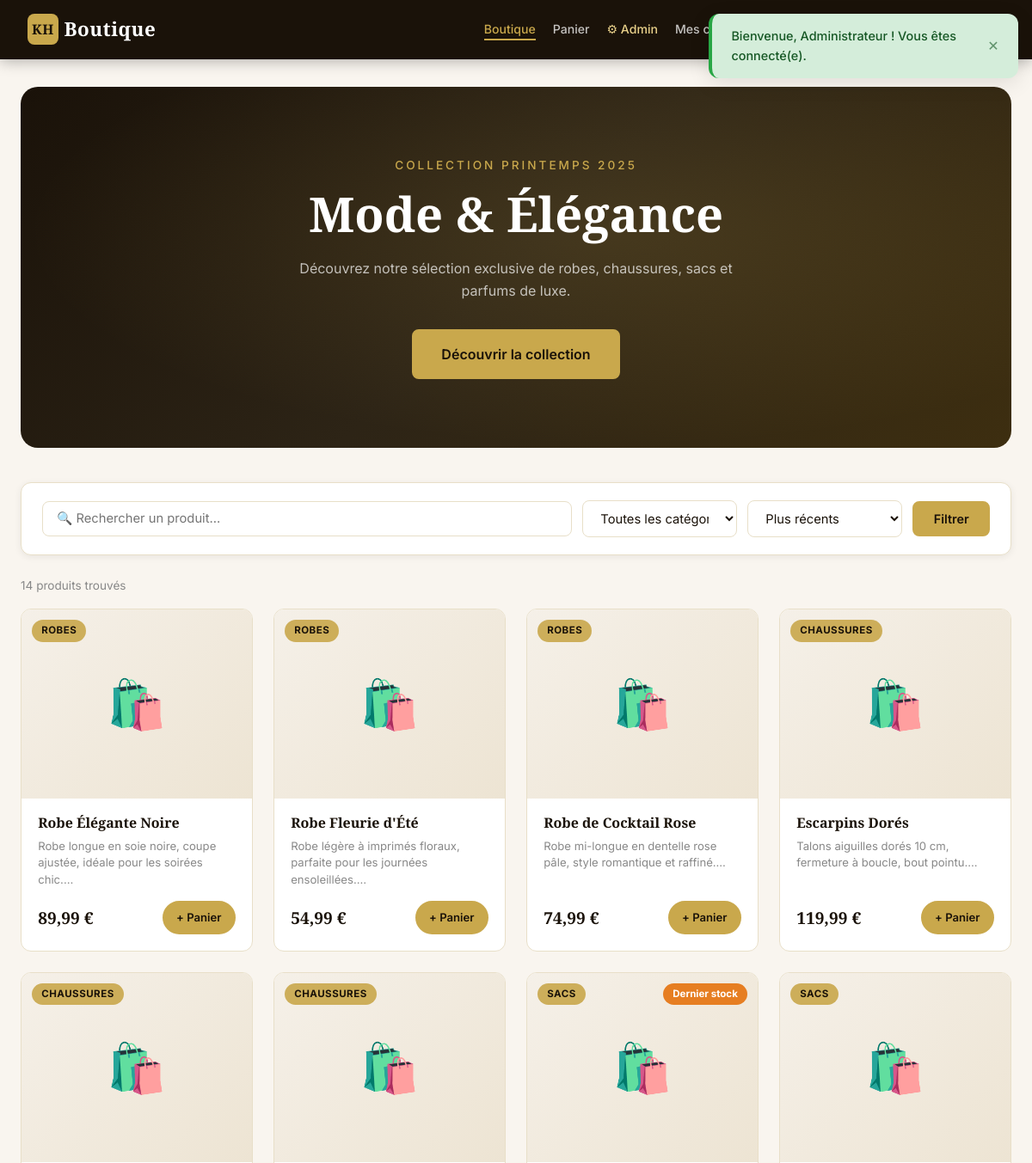
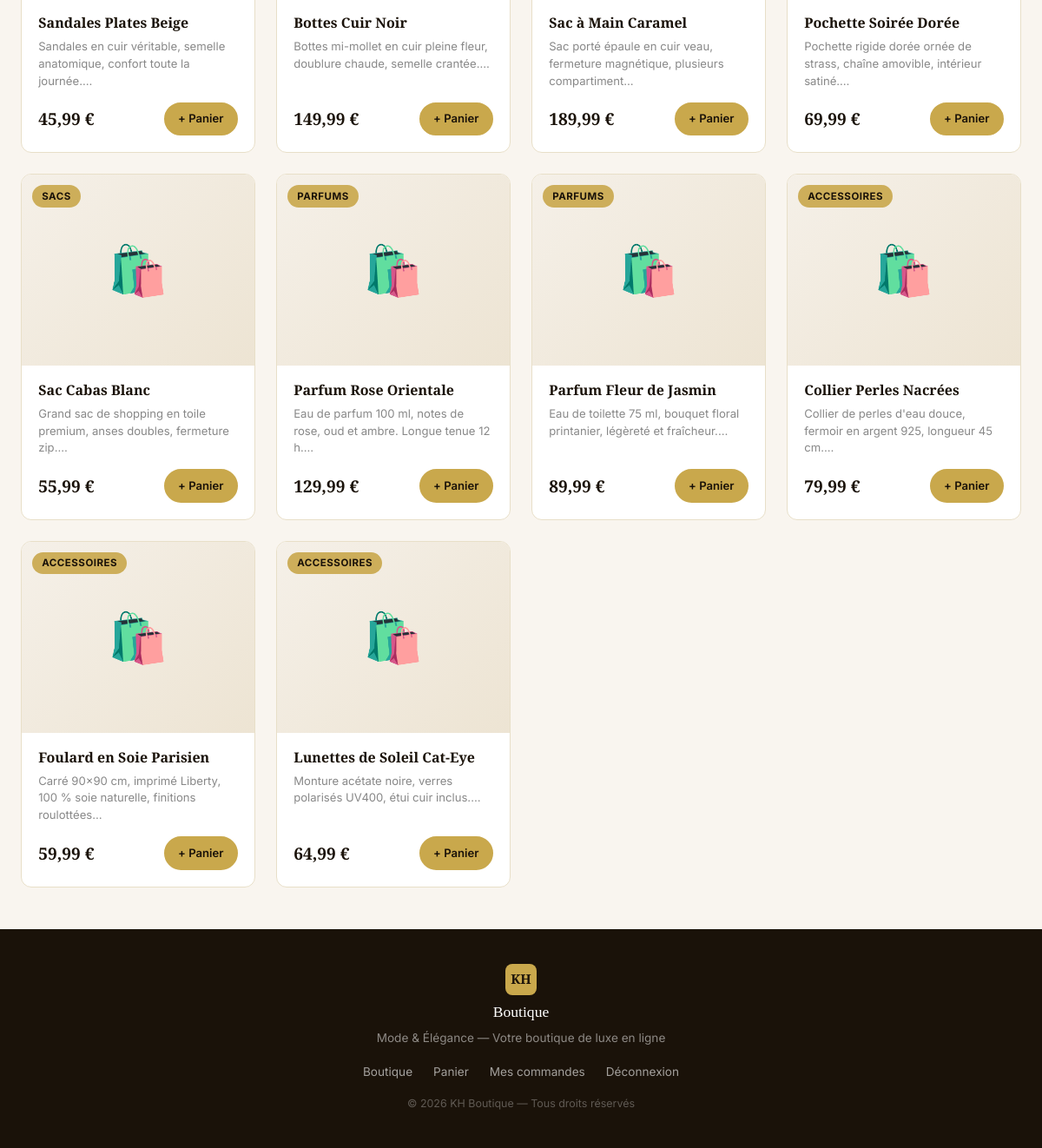
The page / (signed in) on the database its author committed (2 pictures, top to bottom).
### tables this page shows
CREATE TABLE produits (
  id           INT AUTO_INCREMENT PRIMARY KEY,
  nom          VARCHAR(200) NOT NULL,
  description  TEXT,
  prix         DECIMAL(10,2) NOT NULL,
  stock        INT NOT NULL DEFAULT 0,
  categorie_id INT,
  image_url    VARCHAR(500) DEFAULT NULL,
  created_at   DATETIME NOT NULL DEFAULT CURRENT_TIMESTAMP,
  FOREIGN KEY (categorie_id) REFERENCES categories(id) ON DELETE SET NULL
);

CREATE TABLE categories (
  id   INT AUTO_INCREMENT PRIMARY KEY,
  nom  VARCHAR(80) NOT NULL
);

### config/config.php (called while the page is built, shortened)
<?php
function e(string $str): string {
    return htmlspecialchars($str, ENT_QUOTES, 'UTF-8');
}

### index.php (the view, shortened to what this page needs)
<?php
require_once __DIR__ . '/config/config.php';
$pdo = getConnexion();
$q    = trim($_GET['q']    ?? '');
$sort = $_GET['sort'] ?? 'recent';
$params = [];
$sql = "
  SELECT p.*, c.nom AS categorie
  FROM produits p
  LEFT JOIN categories c ON p.categorie_id = c.id
  WHERE 1=1
";
$sql .= match($sort) {
    'prix_asc'  => ' ORDER BY p.prix ASC',
    'prix_desc' => ' ORDER BY p.prix DESC',
    default     => ' ORDER BY p.created_at DESC',
};
$stmt = $pdo->prepare($sql);
$stmt->execute($params);
$produits = $stmt->fetchAll();
require_once __DIR__ . '/includes/header.php';
?>
<section class="hero">
  <div class="hero-content">
    <p class="hero-sub">Collection Printemps 2025</p>
    <h1 class="hero-title">Mode &amp; Élégance</h1>
    <p class="hero-desc">Découvrez notre sélection exclusive de robes, chaussures, sacs et parfums de luxe.</p>
    <a href="#produits" class="btn btn-primary btn-lg">Découvrir la collection</a>
  </div>
</section>
<section class="filtres-section" id="produits">
  <form method="GET" action="<?= SITE_URL ?>/" class="filtres-form">
    <input type="text" name="q" placeholder="🔍 Rechercher un produit..."
           value="<?= e($q) ?>" class="filtres-search">
    <select name="cat" class="filtres-select">
      <option value="0">Toutes les catégories</option>
    </select>
    <select name="sort" class="filtres-select">
      <option value="recent"   <?= $sort === 'recent'    ? 'selected' : '' ?>>Plus récents</option>
    </select>
    <button type="submit" class="btn btn-primary">Filtrer</button>
  </form>
</section>
<section class="produits-section">
  <?php if (empty($produits)): ?>
    <div class="vide-state">
      <div class="vide-icon">🛍️</div>
      <h3>Aucun produit trouvé</h3>
      <p>Essayez d'autres mots-clés ou catégories.</p>
      <a href="<?= SITE_URL ?>/" class="btn btn-primary">Voir tout</a>
    </div>
  <?php else: ?>
    <p class="produits-count">
      <?= count($produits) ?> produit<?= count($produits) > 1 ? 's' : '' ?> trouvé<?= count($produits) > 1 ? 's' : '' ?>
    </p>
    <div class="produits-grid">
      <?php foreach ($produits as $p): ?>
        <article class="card-produit">
          <div class="produit-img-wrap">
            <?php if (!empty($p['image_url'])): ?>
              <div class="produit-img-placeholder" style="display:none">🛍️</div>
            <?php else: ?>
              <div class="produit-img-placeholder">🛍️</div>
            <?php endif; ?>
            <span class="cat-badge"><?= e($p['categorie'] ?? 'Autre') ?></span>
            <?php if ($p['stock'] <= 0): ?>
              <span class="badge-rupture">Rupture</span>
            <?php elseif ($p['stock'] <= 5): ?>
              <span class="badge-limited">Dernier stock</span>
            <?php endif; ?>
          </div>
          <div class="card-body">
            <h3 class="produit-nom"><?= e($p['nom']) ?></h3>
            <p class="produit-desc"><?= e(mb_substr($p['description'] ?? '', 0, 75)) ?>…</p>
            <div class="card-footer">
              <span class="prix"><?= number_format($p['prix'], 2, ',', ' ') ?> €</span>
              <?php if ($p['stock'] > 0): ?>
                <a href="<?= SITE_URL ?>/panier.php?action=ajouter&id=<?= $p['id'] ?>&return=<?= urlencode('/') ?>"
                   class="btn btn-primary btn-sm btn-cart">+ Panier</a>
              <?php else: ?>
                <span class="btn btn-disabled btn-sm">Indisponible</span>
              <?php endif; ?>
            </div>
          </div>
        </article>
      <?php endforeach; ?>
    </div>
  <?php endif; ?>
</section>
<?php require_once __DIR__ . '/includes/footer.php'; ?>

### rows shown on the page
produits: categorie.nom "ROBES", nom "Robe Élégante Noire", description "Robe longue en soie noire, coupe ajustée, idéale pour les soirées chic.", prix "89,99"
produits: categorie.nom "ROBES", nom "Robe Fleurie d'Été", description "Robe légère à imprimés floraux, parfaite pour les journées ensoleillées.", prix "54,99"
produits: categorie.nom "ROBES", nom "Robe de Cocktail Rose", description "Robe mi-longue en dentelle rose pâle, style romantique et raffiné.", prix "74,99"
produits: categorie.nom "CHAUSSURES", nom "Escarpins Dorés", description "Talons aiguilles dorés 10 cm, fermeture à boucle, bout pointu.", prix "119,99"
produits: categorie.nom "CHAUSSURES", nom "Sandales Plates Beige", description "Sandales en cuir véritable, semelle anatomique, confort toute la journée.", prix "45,99"
produits: categorie.nom "CHAUSSURES", nom "Bottes Cuir Noir", description "Bottes mi-mollet en cuir pleine fleur, doublure chaude, semelle crantée.", prix "149,99"
produits: categorie.nom "SACS", stock "Dernier stock", nom "Sac à Main Caramel", description "Sac porté épaule en cuir veau, fermeture magnétique, plusieurs compartiment", prix "189,99"
produits: categorie.nom "SACS", nom "Pochette Soirée Dorée", description "Pochette rigide dorée ornée de strass, chaîne amovible, intérieur satiné.", prix "69,99"
produits: categorie.nom "SACS", nom "Sac Cabas Blanc", description "Grand sac de shopping en toile premium, anses doubles, fermeture zip.", prix "55,99"
produits: categorie.nom "PARFUMS", nom "Parfum Rose Orientale", description "Eau de parfum 100 ml, notes de rose, oud et ambre. Longue tenue 12 h.", prix "129,99"
produits: categorie.nom "PARFUMS", nom "Parfum Fleur de Jasmin", description "Eau de toilette 75 ml, bouquet floral printanier, légèreté et fraîcheur.", prix "89,99"
produits: categorie.nom "ACCESSOIRES", nom "Collier Perles Nacrées", description "Collier de perles d'eau douce, fermoir en argent 925, longueur 45 cm.", prix "79,99"
produits: categorie.nom "ACCESSOIRES", nom "Foulard en Soie Parisien", description "Carré 90×90 cm, imprimé Liberty, 100 % soie naturelle, finitions roulottées", prix "59,99"
produits: categorie.nom "ACCESSOIRES", nom "Lunettes de Soleil Cat-Eye", description "Monture acétate noire, verres polarisés UV400, étui cuir inclus.", prix "64,99"

### other values the page prints
$_SESSION['flash']['msg'] "Bienvenue, Administrateur ! Vous êtes connecté(e)."
count($produits) "14"
SITE_NAME "KH Boutique"
